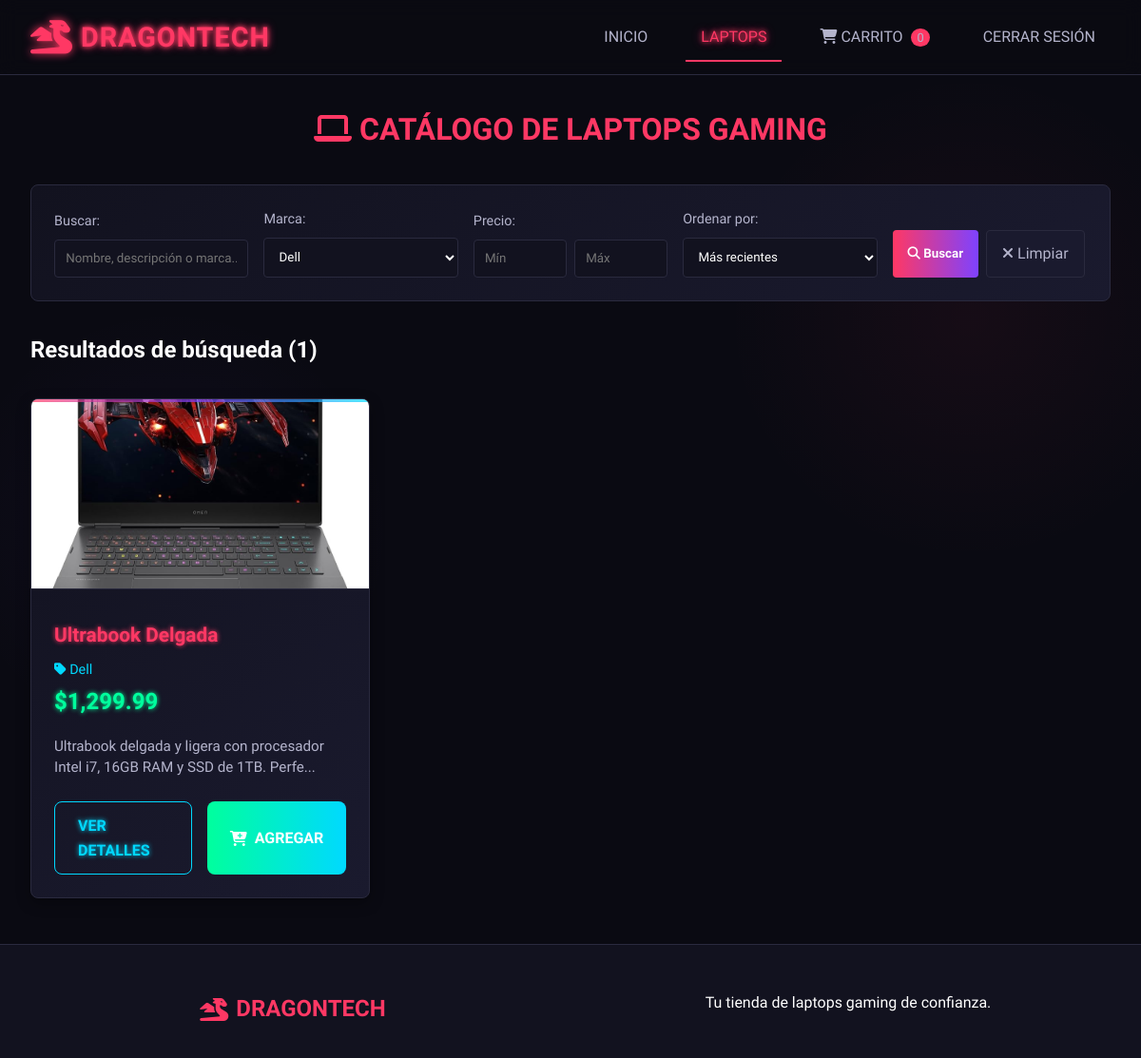
Screenshot of /laptops.php?marca=Dell (signed in) with the database file from the repository.
### tables this page shows
CREATE TABLE `laptops` (
  `id` int(11) NOT NULL,
  `nombre` varchar(100) NOT NULL,
  `descripcion` text DEFAULT NULL,
  `precio` decimal(10,2) NOT NULL,
  `imagen` varchar(255) DEFAULT NULL,
  `vendedor` int(11) NOT NULL,
  `stock` int(11) DEFAULT 0,
  `marca` varchar(50) DEFAULT NULL,
  `procesador` varchar(100) DEFAULT NULL,
  `ram` varchar(50) DEFAULT NULL,
  `almacenamiento` varchar(100) DEFAULT NULL,
  `tarjeta_grafica` varchar(100) DEFAULT NULL,
  `pantalla` varchar(50) DEFAULT NULL,
  `sistema_operativo` varchar(50) DEFAULT NULL,
  `fecha_creacion` timestamp NOT NULL DEFAULT current_timestamp(),
  `activo` tinyint(1) DEFAULT 1
);

### laptops.php (the view, shortened to what this page needs)
<?php
include "db.php";
$search = isset($_GET['search']) ? trim($_GET['search']) : '';
$marca = isset($_GET['marca']) ? $_GET['marca'] : '';
$precio_min = isset($_GET['precio_min']) ? (float)$_GET['precio_min'] : 0;
$precio_max = isset($_GET['precio_max']) ? (float)$_GET['precio_max'] : 9999999;
$orden = isset($_GET['orden']) ? $_GET['orden'] : 'reciente';
$where_conditions = ["l.activo = 1"];
$params = [];
$types = "";
if (!empty($marca)) {
    $where_conditions[] = "l.marca = ?";
    $params[] = $marca;
    $types .= "s";
}
$where_conditions[] = "l.precio BETWEEN ? AND ?";
$params[] = $precio_min;
$params[] = $precio_max;
$types .= "dd";
$order_clause = "";
switch ($orden) {
    default:
        $order_clause = "ORDER BY l.fecha_creacion DESC";
}
$where_clause = implode(" AND ", $where_conditions);
$sql = "SELECT l.*, u.username as vendedor_nombre
        FROM laptops l
        LEFT JOIN usuarios u ON l.vendedor = u.id
        WHERE $where_clause
        $order_clause";
$stmt = $conn->prepare($sql);
if (!empty($types)) {
    $stmt->bind_param($types, ...$params);
}
$stmt->execute();
$laptops = $stmt->get_result()->fetch_all(MYSQLI_ASSOC);
$marcas_stmt = $conn->prepare("SELECT DISTINCT marca FROM laptops WHERE marca IS NOT NULL ORDER BY marca");
$marcas_stmt->execute();
$marcas = $marcas_stmt->get_result()->fetch_all(MYSQLI_ASSOC);
?>
<!DOCTYPE html>
<html lang="es">
<head>
    <link rel="stylesheet" href="styles/main.css">
    <link rel="stylesheet" href="https://cdnjs.cloudflare.com/ajax/libs/font-awesome/6.4.0/css/all.min.css">
</head>
<body>
    <header class="header">
        <div class="logo">
            <i class="dragon-logo fas fa-dragon"></i>
            <span>DRAGONTECH</span>
        </div>
        <nav class="nav">
            <a href="home.php">INICIO</a>
            <a href="laptops.php" class="active">LAPTOPS</a>
            <a href="carrito.php">
                <i class="fas fa-shopping-cart"></i> CARRITO
                <span id="cart-count" style="background: var(--error); border-radius: 50%; padding: 2px 6px; font-size: 0.8rem; margin-left: 5px;">0</span>
            </a>
            <a href="logout.php">CERRAR SESIÓN</a>
        </nav>
    </header>
    <div class="container" style="margin-top: 2rem;">
        <h1 style="color: var(--primary); text-align: center; margin-bottom: 2rem;">
            <i class="fas fa-laptop"></i> CATÁLOGO DE LAPTOPS GAMING
        </h1>
        <div style="background: var(--card-gradient); padding: 1.5rem; border-radius: 8px; border: 1px solid var(--border); margin-bottom: 2rem;">
            <form method="GET" action="laptops.php" style="display: grid; grid-template-columns: repeat(auto-fit, minmax(200px, 1fr)); gap: 1rem; align-items: end;">
                <div>
                    <label style="color: var(--text-secondary); font-size: 0.9rem; margin-bottom: 0.5rem; display: block;">Buscar:</label>
                    <input type="text" name="search" value="<?php echo htmlspecialchars($search); ?>"
                           placeholder="Nombre, descripción o marca..."
                           style="width: 100%; padding: 0.7rem; background: var(--bg-secondary); border: 1px solid var(--border); border-radius: 4px; color: var(--text-primary);">
                </div>
                <div>
                    <label style="color: var(--text-secondary); font-size: 0.9rem; margin-bottom: 0.5rem; display: block;">Marca:</label>
                    <select name="marca" style="width: 100%; padding: 0.7rem; background: var(--bg-secondary); border: 1px solid var(--border); border-radius: 4px; color: var(--text-primary);">
                        <?php foreach ($marcas as $m): ?>
                            <option value="<?php echo htmlspecialchars($m['marca']); ?>"
                                    <?php echo ($marca == $m['marca']) ? 'selected' : ''; ?>>
                                <?php echo htmlspecialchars($m['marca']); ?>
                            </option>
                        <?php endforeach; ?>
                    </select>
                </div>
                <div>
                    <label style="color: var(--text-secondary); font-size: 0.9rem; margin-bottom: 0.5rem; display: block;">Precio:</label>
                    <div style="display: flex; gap: 0.5rem;">
                        <input type="number" name="precio_min" value="<?php echo $precio_min > 0 ? $precio_min : ''; ?>"
                               placeholder="Mín" min="0" step="0.01"
                               style="width: 100%; padding: 0.7rem; background: var(--bg-secondary); border: 1px solid var(--border); border-radius: 4px; color: var(--text-primary);">
                        <input type="number" name="precio_max" value="<?php echo $precio_max < 9999999 ? $precio_max : ''; ?>"
                               placeholder="Máx" min="0" step="0.01"
                               style="width: 100%; padding: 0.7rem; background: var(--bg-secondary); border: 1px solid var(--border); border-radius: 4px; color: var(--text-primary);">
                    </div>
                </div>
                <div>
                    <label style="color: var(--text-secondary); font-size: 0.9rem; margin-bottom: 0.5rem; display: block;">Ordenar por:</label>
                    <select name="orden" style="width: 100%; padding: 0.7rem; background: var(--bg-secondary); border: 1px solid var(--border); border-radius: 4px; color: var(--text-primary);">
                        <option value="reciente" <?php echo ($orden == 'reciente') ? 'selected' : ''; ?>>Más recientes</option>
                    </select>
                </div>
                <div style="display: flex; gap: 0.5rem;">
                    <button type="submit" style="background: linear-gradient(90deg, var(--primary), var(--accent)); color: white; border: none; padding: 0.7rem 1rem; border-radius: 4px; cursor: pointer; font-weight: 600;">
                        <i class="fas fa-search"></i> Buscar
                    </button>
                    <a href="laptops.php" style="background: var(--bg-tertiary); color: var(--text-secondary); border: 1px solid var(--border); padding: 0.7rem 1rem; border-radius: 4px; text-decoration: none; display: inline-block;">
                        <i class="fas fa-times"></i> Limpiar
                    </a>
                </div>
            </form>
        </div>
        <div style="display: flex; justify-content: space-between; align-items: center; margin-bottom: 1.5rem;">
            <h2 style="color: var(--text-primary); margin: 0;">
                <?php if (!empty($search) || !empty($marca) || $precio_min > 0 || $precio_max < 9999999): ?>
                    Resultados de búsqueda (<?php echo count($laptops); ?>)
                <?php else: ?>
                    Todos los productos (<?php echo count($laptops); ?>)
                <?php endif; ?>
            </h2>
        </div>
        <div class="laptops-grid">
            <?php if (count($laptops) > 0): ?>
                <?php foreach ($laptops as $laptop): ?>
                    <div class="laptop-card">
                        <img src="<?php echo htmlspecialchars($laptop['imagen']); ?>"
                             alt="<?php echo htmlspecialchars($laptop['nombre']); ?>"
                             class="laptop-image">
                        <div class="laptop-info">
                            <h3 class="laptop-name"><?php echo htmlspecialchars($laptop['nombre']); ?></h3>
                            <?php if (!empty($laptop['marca'])): ?>
                                <p style="color: var(--secondary); font-size: 0.9rem; margin: 0.2rem 0;">
                                    <i class="fas fa-tag"></i> <?php echo htmlspecialchars($laptop['marca']); ?>
                                </p>
                            <?php endif; ?>
                            <div class="laptop-price">$<?php echo number_format($laptop['precio'], 2); ?></div>
                            <p class="laptop-description"><?php echo htmlspecialchars(substr($laptop['descripcion'], 0, 80)); ?>...</p>
                            <div class="laptop-actions">
                                <a href="view_laptop.php?id=<?php echo $laptop['id']; ?>" class="btn btn-view">VER DETALLES</a>
                                <button onclick="addToCart(<?php echo $laptop['id']; ?>)" class="btn" style="background: linear-gradient(90deg, var(--success), var(--secondary)); color: white; border: none; cursor: pointer;">
                                    <i class="fas fa-cart-plus"></i> AGREGAR
                                </button>
                            </div>
                        </div>
                    </div>
                <?php endforeach; ?>
            <?php endif; ?>
        </div>
    </div>
    <footer class="footer" style="margin-top: 3rem;">
        <div class="footer-content">
            <div class="footer-logo">
                <i class="fas fa-dragon"></i>
                <span>DRAGONTECH</span>
            </div>
            <p>Tu tienda de laptops gaming de confianza.</p>
        </div>
    </footer>
</body>
</html>

### styles/main.css (style rules this page uses)
* { scrollbar-width: thin; scrollbar-color: var(--primary) var(--bg-secondary); }

### styles/base.css (style rules this page uses)
:root { --primary: #ff3864; --primary-glow: #ff3864; --secondary: #00d9ff; --secondary-glow: #00d9ff; --accent: #7e42ff; --bg-primary: #0a0a12; --bg-secondary: #12121f; --bg-tertiary: #1a1a2e; --text-primary: #ffffff; --text-secondary: #b4b4cc; --text-muted: #6b6b8a; --border: #2a2a3e; --success: #00ff9d; --error: #ff3864; --card-gradient: linear-gradient(145deg, #12121f, #1a1a2e); --neon-shadow: 0 0 5px var(--primary), 0 0 10px var(--primary); --transition-fast: 0.2s ease; --transition-normal: 0.3s ease; --transition-slow: 0.5s ease; --border-radius: 8px; --border-radius-large: 15px; --shadow-small: 0 2px 8px rgba(0, 0, 0, 0.2); --shadow-medium: 0 5px 15px rgba(0, 0, 0, 0.3); --shadow-large: 0 10px 30px rgba(0, 0, 0, 0.3); }
* { margin: 0; padding: 0; box-sizing: border-box; font-family: 'Rajdhani', 'Orbitron', sans-serif; }
body { background-color: var(--bg-primary); color: var(--text-primary); line-height: 1.6; min-height: 100vh; background-image: radial-gradient(circle at 15% 50%, rgba(126, 66, 255, 0.05) 0%, transparent 20%), radial-gradient(circle at 85% 30%, rgba(255, 56, 100, 0.05) 0%, transparent 20%); }
.container { max-width: 1200px; margin: 0 auto; padding: 0 2rem; }
.btn { display: inline-flex; align-items: center; justify-content: center; gap: 0.5rem; padding: 0.75rem 1.5rem; border: none; border-radius: var(--border-radius); font-size: 1rem; font-weight: 600; text-decoration: none; cursor: pointer; transition: all var(--transition-normal); text-transform: uppercase; }

### styles/components/navigation.css (style rules this page uses)
.header { background-color: rgba(10, 10, 18, 0.8); backdrop-filter: blur(10px); padding: 1rem 2rem; display: flex; justify-content: space-between; align-items: center; border-bottom: 1px solid var(--border); position: sticky; top: 0; z-index: 100; }
.logo { font-size: 1.8rem; font-weight: 700; color: var(--primary); text-shadow: var(--neon-shadow); letter-spacing: 1px; display: flex; align-items: center; gap: 0.5rem; }
.dragon-logo { font-size: 2.2rem; color: var(--primary); text-shadow: 0 0 10px var(--primary); animation: pulse 2s infinite; }
.nav { display: flex; gap: 1.5rem; }
.nav a { color: var(--text-secondary); text-decoration: none; padding: 0.5rem 1rem; border-radius: 4px; transition: all var(--transition-normal); font-weight: 500; position: relative; }
.nav a:hover, .nav a.active { color: var(--primary); text-shadow: var(--neon-shadow); }
.nav a::after { content: ''; position: absolute; bottom: -5px; left: 0; width: 0; height: 2px; background: var(--primary); transition: width var(--transition-normal); }
.nav a:hover::after, .nav a.active::after { width: 100%; }
.footer { background: var(--bg-secondary); border-top: 1px solid var(--border); padding: 3rem 0 1rem; margin-top: 4rem; }
.footer-content { max-width: 1200px; margin: 0 auto; padding: 0 2rem; display: grid; grid-template-columns: repeat(auto-fit, minmax(250px, 1fr)); gap: 2rem; text-align: center; }
.footer-logo { display: flex; align-items: center; justify-content: center; gap: 0.5rem; font-size: 1.5rem; font-weight: 700; color: var(--primary); margin-bottom: 1rem; }

### rows the page displays
laptops: imagen (picture), nombre "Ultrabook Delgada", marca "Dell", precio "1,299.99", descripcion "Ultrabook delgada y ligera con procesador Intel i7, 16GB RAM y SSD de 1TB. Perfe"

### other values shown
count($laptops) "1"
form field marca "Dell"
